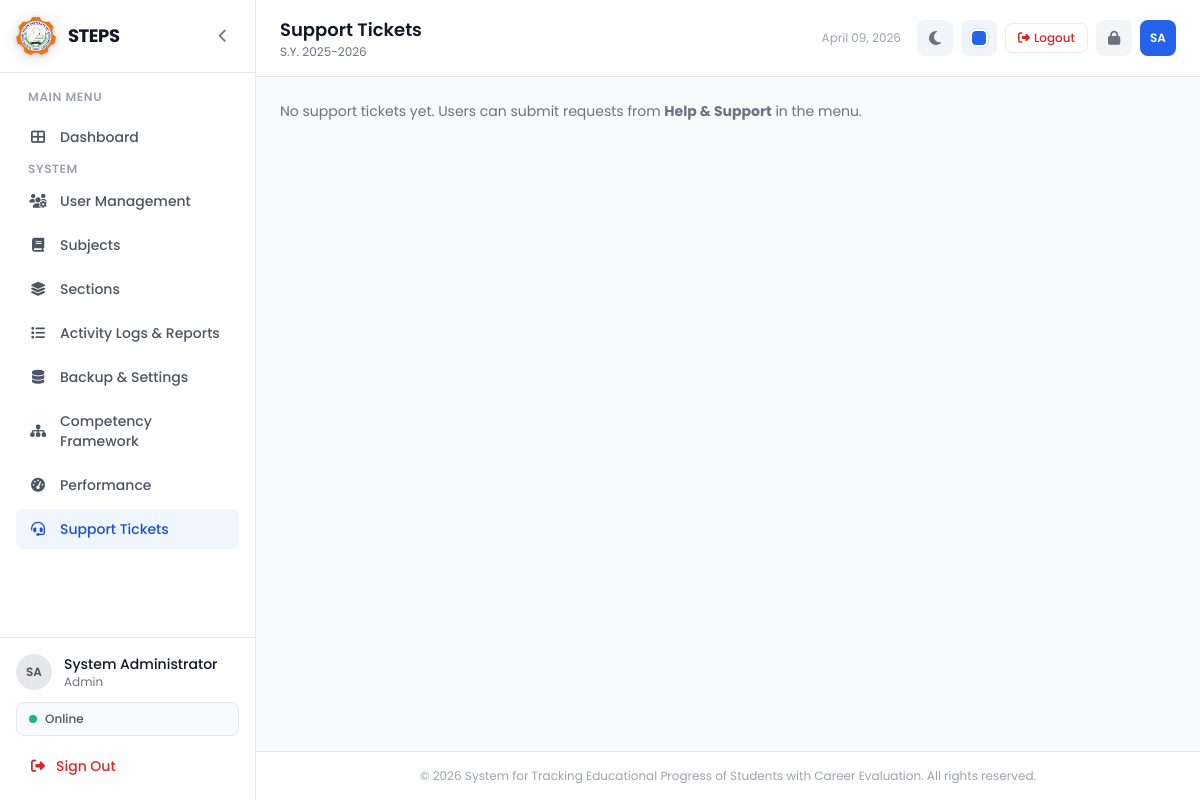
The page /admin/support.php (signed in) on the database as committed earlier.
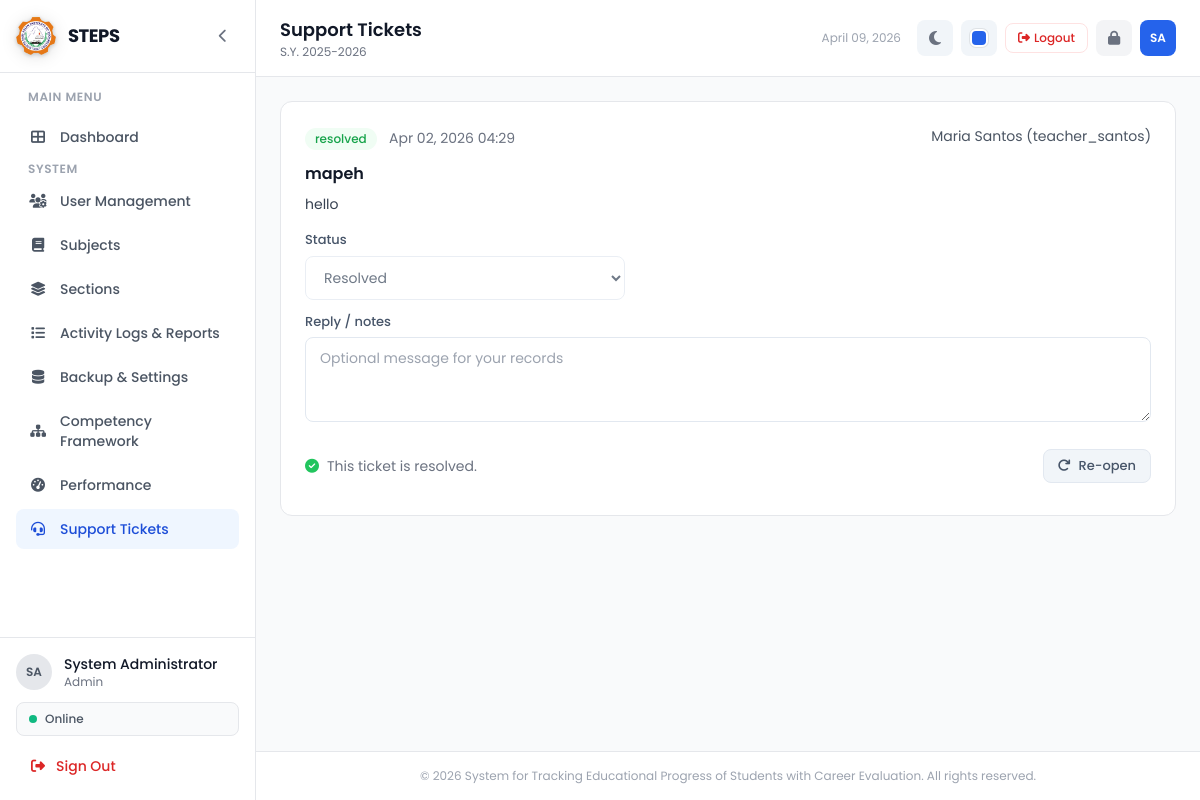
The same page on the database as committed later.
### tables this page shows
CREATE TABLE IF NOT EXISTS `support_tickets` (
  `id` int NOT NULL AUTO_INCREMENT,
  `user_id` int NOT NULL,
  `subject` varchar(200) NOT NULL,
  `message` text NOT NULL,
  `status` enum('open','in_progress','resolved') NOT NULL DEFAULT 'open',
  `admin_reply` text,
  `replied_by` int DEFAULT NULL,
  `created_at` timestamp NULL DEFAULT CURRENT_TIMESTAMP,
  `updated_at` timestamp NULL DEFAULT CURRENT_TIMESTAMP ON UPDATE CURRENT_TIMESTAMP,
  PRIMARY KEY (`id`),
  KEY `user_id` (`user_id`),
  KEY `replied_by` (`replied_by`),
  KEY `idx_support_status` (`status`)
);

CREATE TABLE IF NOT EXISTS `users` (
  `id` int NOT NULL AUTO_INCREMENT,
  `username` varchar(50) NOT NULL,
  `password` varchar(255) NOT NULL,
  `full_name` varchar(100) NOT NULL,
  `email` varchar(100) DEFAULT NULL,
  `role` enum('admin','teacher','guidance') NOT NULL DEFAULT 'teacher',
  `status` enum('active','inactive') NOT NULL DEFAULT 'active',
  `created_at` timestamp NULL DEFAULT CURRENT_TIMESTAMP,
  `updated_at` timestamp NULL DEFAULT CURRENT_TIMESTAMP ON UPDATE CURRENT_TIMESTAMP,
  PRIMARY KEY (`id`),
  UNIQUE KEY `username` (`username`)
);

### config/constants.php (called while the page is built, shortened)
<?php
function sanitize($data) {
    return htmlspecialchars(strip_tags(trim($data)), ENT_QUOTES, 'UTF-8');
}

### admin/support.php (the view, shortened to what this page needs)
<?php
require_once __DIR__ . '/../config/constants.php';
require_once __DIR__ . '/../includes/header.php';
$tickets = [];
try {
    $tickets = $pdo->query("SELECT t.*, u.full_name, u.username FROM support_tickets t JOIN users u ON t.user_id = u.id ORDER BY t.updated_at DESC")->fetchAll();
} catch (PDOException $e) {
    $tickets = [];
}
require_once __DIR__ . '/../includes/sidebar.php';
?>
<div class="space-y-6">
    <?php foreach ($tickets as $t): ?>
        <div class="bg-white border border-gray-200 rounded-xl p-6">
            <div class="flex flex-wrap justify-between gap-2 mb-3">
                <div>
                    <span class="badge <?= $t['status'] === 'resolved' ? 'badge-green' : ($t['status'] === 'in_progress' ? 'badge-amber' : 'badge-blue') ?>"><?= sanitize($t['status']) ?></span>
                    <span class="text-sm text-gray-500 ml-2"><?= date('M d, Y H:i', strtotime($t['created_at'])) ?></span>
                </div>
                <span class="text-sm text-gray-600"><?= sanitize($t['full_name']) ?> (<?= sanitize($t['username']) ?>)</span>
            </div>
            <h3 class="font-semibold text-gray-900 mb-2"><?= sanitize($t['subject']) ?></h3>
            <p class="text-sm text-gray-700 whitespace-pre-wrap mb-4"><?= sanitize($t['message']) ?></p>
            <form method="post" class="space-y-3" <?= $t['status'] === 'resolved' ? 'onsubmit="return false;"' : '' ?>>
                <div>
                    <label class="form-label">Status</label>
                    <select name="status" class="form-select max-w-xs" <?= $t['status'] === 'resolved' ? 'disabled' : '' ?>>
                        <option value="resolved" <?= $t['status'] === 'resolved' ? 'selected' : '' ?>>Resolved</option>
                    </select>
                </div>
                <div>
                    <label class="form-label">Reply / notes</label>
                    <textarea name="admin_reply" class="form-input" rows="3" placeholder="Optional message for your records" <?= $t['status'] === 'resolved' ? 'disabled' : '' ?>><?= sanitize($t['admin_reply'] ?? '') ?></textarea>
                </div>
                <?php if ($t['status'] === 'resolved'): ?>
                    <div class="flex items-center justify-between gap-2 py-2">
                        <div class="flex items-center gap-2 text-sm text-gray-500">
                            <i class="fas fa-check-circle text-green-500"></i>
                            <span>This ticket is resolved.</span>
                        </div>
                        <button type="submit" name="status" value="open" class="btn btn-secondary btn-sm" onclick="this.form.status.value='open'; this.form.submit();"><i class="fas fa-redo"></i> Re-open</button>
                    </div>
                <?php else: ?>
                    <button type="submit" class="btn btn-primary btn-sm"><i class="fas fa-save"></i> Update ticket</button>
                <?php endif; ?>
            </form>
        </div>
    <?php endforeach; ?>
    <?php if (empty($tickets)): ?>
        <p class="text-gray-500 text-sm">No support tickets yet. Users can submit requests from <strong>Help &amp; Support</strong> in the menu.</p>
    <?php endif; ?>
</div>
<?php require_once __DIR__ . '/../includes/footer.php'; ?>

Rows that differ between the two databases and show on the page:
added support_tickets: status "resolved", created_at "Apr 02, 2026 04:29", user.full_name "Maria Santos", user.username "teacher_santos", subject "mapeh", message "hello", status "Resolved", shows "This ticket is resolved."
Other text that changed with them:
text no longer shown: "No support tickets yet. Users can submit requests from Help & Support in the menu."
